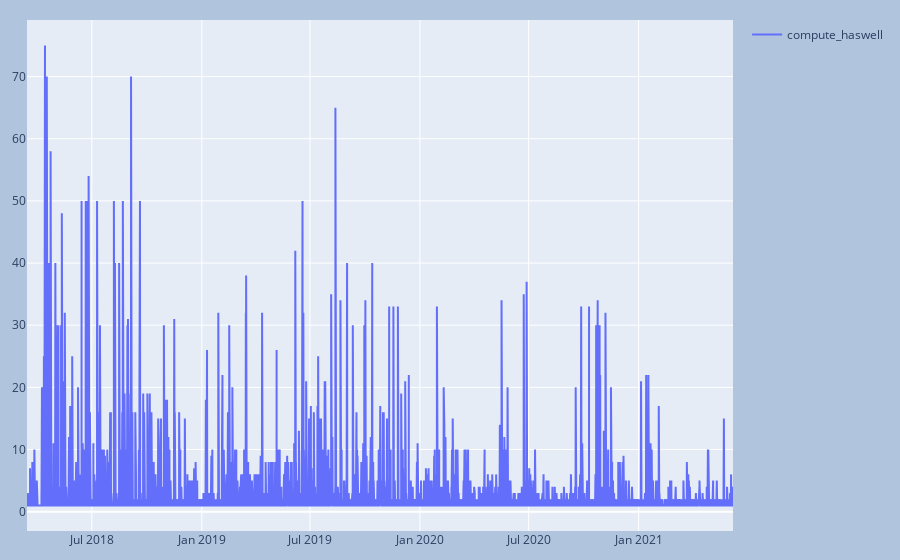

Source (notebook cell):
### Code cell
hisotry = select_data('compute_haswell.csv', time_range)
plot_rsrc(hisotry, 'compute_haswell')

### Figure 1 — Plotly figure (JSON) as saved in the notebook; plotly's stock layout.template omitted (floating-point values rounded to 4 significant figures; data arrays with more than 128 entries replaced by an {"elided": "..."} marker saying what was removed)
{"data": [{"mode": "lines", "name": "compute_haswell", "type": "scatter", "x": {"elided": "30752 str values"}, "y": {"elided": "30752 int values"}}], "layout": {"margin": {"b": 20, "l": 20, "r": 20, "t": 20}, "paper_bgcolor": "LightSteelBlue", "showlegend": true}}
